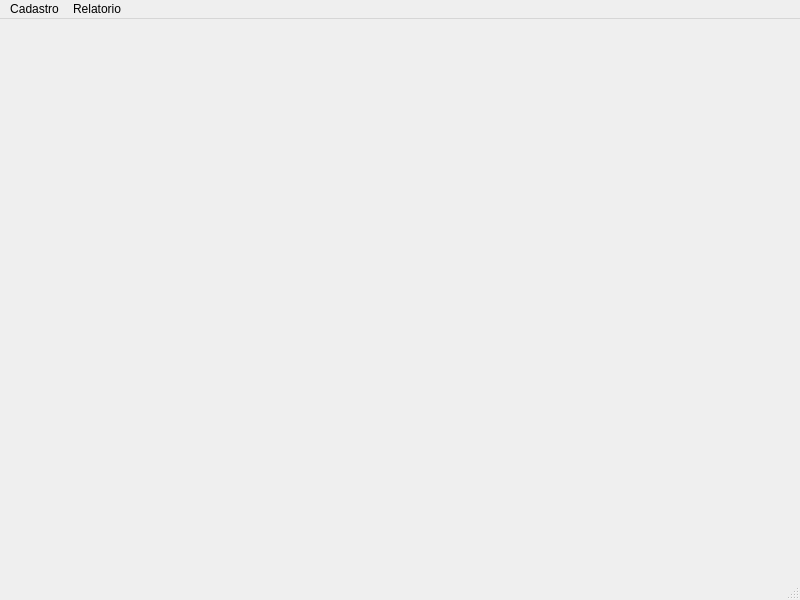
<?xml version="1.0" encoding="UTF-8"?>
<ui version="4.0">
 <class>telainicial</class>
 <widget class="QMainWindow" name="telainicial">
  <property name="geometry">
   <rect>
    <x>0</x>
    <y>0</y>
    <width>800</width>
    <height>600</height>
   </rect>
  </property>
  <property name="windowTitle">
   <string>MainWindow</string>
  </property>
  <widget class="QWidget" name="centralwidget"/>
  <widget class="QMenuBar" name="menubar">
   <property name="geometry">
    <rect>
     <x>0</x>
     <y>0</y>
     <width>800</width>
     <height>21</height>
    </rect>
   </property>
   <widget class="QMenu" name="menuCadastro">
    <property name="title">
     <string>Cadastro</string>
    </property>
   </widget>
   <widget class="QMenu" name="menuRelatorio">
    <property name="title">
     <string>Relatorio</string>
    </property>
   </widget>
   <addaction name="menuCadastro"/>
   <addaction name="menuRelatorio"/>
  </widget>
  <widget class="QStatusBar" name="statusbar"/>
 </widget>
 <resources/>
 <connections/>
</ui>
